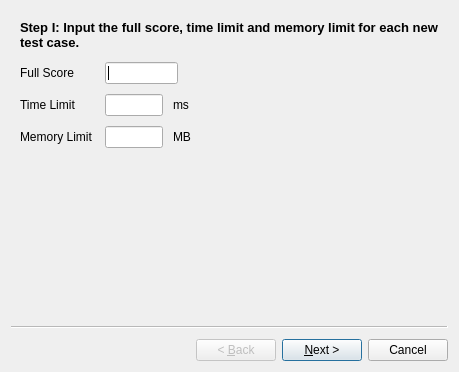
<?xml version="1.0" encoding="UTF-8"?>
<ui version="4.0">
 <class>AddTestCasesWizard</class>
 <widget class="QWizard" name="AddTestCasesWizard">
  <property name="geometry">
   <rect>
    <x>0</x>
    <y>0</y>
    <width>459</width>
    <height>372</height>
   </rect>
  </property>
  <property name="minimumSize">
   <size>
    <width>459</width>
    <height>372</height>
   </size>
  </property>
  <property name="windowTitle">
   <string>Add Test Cases</string>
  </property>
  <widget class="QWizardPage" name="wizardPage1">
   <layout class="QVBoxLayout" name="verticalLayout">
    <property name="spacing">
     <number>12</number>
    </property>
    <item>
     <widget class="QLabel" name="stepOneLabel">
      <property name="styleSheet">
       <string notr="true">font-size: 10pt;
font-weight: bold;</string>
      </property>
      <property name="text">
       <string>Step I: Input the full score, time limit and memory limit for each new test case.</string>
      </property>
      <property name="wordWrap">
       <bool>true</bool>
      </property>
     </widget>
    </item>
    <item>
     <layout class="QGridLayout" name="gridLayout">
      <property name="horizontalSpacing">
       <number>12</number>
      </property>
      <property name="verticalSpacing">
       <number>10</number>
      </property>
      <item row="0" column="0">
       <widget class="QLabel" name="fullScoreLabel">
        <property name="styleSheet">
         <string notr="true">font-size: 9pt;
</string>
        </property>
        <property name="text">
         <string>Full Score</string>
        </property>
       </widget>
      </item>
      <item row="0" column="1">
       <layout class="QHBoxLayout" name="horizontalLayout_3">
        <item>
         <widget class="QLineEdit" name="fullScore">
          <property name="minimumSize">
           <size>
            <width>73</width>
            <height>22</height>
           </size>
          </property>
          <property name="maximumSize">
           <size>
            <width>73</width>
            <height>22</height>
           </size>
          </property>
          <property name="styleSheet">
           <string notr="true">font-size:9pt;</string>
          </property>
         </widget>
        </item>
        <item>
         <spacer name="horizontalSpacer">
          <property name="orientation">
           <enum>Qt::Horizontal</enum>
          </property>
          <property name="sizeHint" stdset="0">
           <size>
            <width>40</width>
            <height>20</height>
           </size>
          </property>
         </spacer>
        </item>
       </layout>
      </item>
      <item row="1" column="0">
       <widget class="QLabel" name="timeLimitLabel">
        <property name="styleSheet">
         <string notr="true">font-size: 9pt;
</string>
        </property>
        <property name="text">
         <string>Time Limit</string>
        </property>
       </widget>
      </item>
      <item row="1" column="1">
       <layout class="QHBoxLayout" name="horizontalLayout_2">
        <property name="spacing">
         <number>10</number>
        </property>
        <item>
         <widget class="QLineEdit" name="timeLimit">
          <property name="minimumSize">
           <size>
            <width>58</width>
            <height>22</height>
           </size>
          </property>
          <property name="maximumSize">
           <size>
            <width>58</width>
            <height>22</height>
           </size>
          </property>
          <property name="styleSheet">
           <string notr="true">font-size:9pt;</string>
          </property>
         </widget>
        </item>
        <item>
         <widget class="QLabel" name="msLabel">
          <property name="styleSheet">
           <string notr="true">font-size: 9pt;
</string>
          </property>
          <property name="text">
           <string>ms</string>
          </property>
         </widget>
        </item>
        <item>
         <spacer name="horizontalSpacer_2">
          <property name="orientation">
           <enum>Qt::Horizontal</enum>
          </property>
          <property name="sizeHint" stdset="0">
           <size>
            <width>40</width>
            <height>20</height>
           </size>
          </property>
         </spacer>
        </item>
       </layout>
      </item>
      <item row="2" column="0">
       <widget class="QLabel" name="memoryLimitLabel">
        <property name="styleSheet">
         <string notr="true">font-size: 9pt;
</string>
        </property>
        <property name="text">
         <string>Memory Limit</string>
        </property>
       </widget>
      </item>
      <item row="2" column="1">
       <layout class="QHBoxLayout" name="horizontalLayout">
        <property name="spacing">
         <number>10</number>
        </property>
        <item>
         <widget class="QLineEdit" name="memoryLimit">
          <property name="minimumSize">
           <size>
            <width>58</width>
            <height>22</height>
           </size>
          </property>
          <property name="maximumSize">
           <size>
            <width>58</width>
            <height>22</height>
           </size>
          </property>
          <property name="styleSheet">
           <string notr="true">font-size:9pt;</string>
          </property>
         </widget>
        </item>
        <item>
         <widget class="QLabel" name="mbLabel">
          <property name="styleSheet">
           <string notr="true">font-size: 9pt;
</string>
          </property>
          <property name="text">
           <string>MB</string>
          </property>
         </widget>
        </item>
        <item>
         <spacer name="horizontalSpacer_3">
          <property name="orientation">
           <enum>Qt::Horizontal</enum>
          </property>
          <property name="sizeHint" stdset="0">
           <size>
            <width>40</width>
            <height>20</height>
           </size>
          </property>
         </spacer>
        </item>
       </layout>
      </item>
     </layout>
    </item>
    <item>
     <spacer name="verticalSpacer">
      <property name="orientation">
       <enum>Qt::Vertical</enum>
      </property>
      <property name="sizeHint" stdset="0">
       <size>
        <width>20</width>
        <height>141</height>
       </size>
      </property>
     </spacer>
    </item>
   </layout>
  </widget>
  <widget class="QWizardPage" name="wizardPage2">
   <layout class="QVBoxLayout" name="verticalLayout_3">
    <property name="spacing">
     <number>10</number>
    </property>
    <item>
     <widget class="QLabel" name="stepTwoLabel">
      <property name="styleSheet">
       <string notr="true">font-size: 10pt;
font-weight: bold;</string>
      </property>
      <property name="text">
       <string>Step II: Input patterns for input files and output files. You can use argument &lt;1&gt;, &lt;2&gt;, etc. to represent a regular expression. Input and output files will in the same test case when their matched parts of checked expressions are identical.</string>
      </property>
      <property name="wordWrap">
       <bool>true</bool>
      </property>
     </widget>
    </item>
    <item>
     <layout class="QGridLayout" name="gridLayout_2">
      <property name="horizontalSpacing">
       <number>12</number>
      </property>
      <property name="verticalSpacing">
       <number>9</number>
      </property>
      <item row="0" column="0">
       <widget class="QLabel" name="inputFilesPatternLabel">
        <property name="styleSheet">
         <string notr="true">font-size: 9pt;
</string>
        </property>
        <property name="text">
         <string>Input Files Pattern</string>
        </property>
       </widget>
      </item>
      <item row="0" column="1">
       <widget class="QLineEdit" name="inputFilesPattern">
        <property name="styleSheet">
         <string notr="true">font-size:9pt;</string>
        </property>
       </widget>
      </item>
      <item row="1" column="0">
       <widget class="QLabel" name="outputFilesPatternLabel">
        <property name="styleSheet">
         <string notr="true">font-size: 9pt;
</string>
        </property>
        <property name="text">
         <string>Output Files Pattern</string>
        </property>
       </widget>
      </item>
      <item row="1" column="1">
       <widget class="QLineEdit" name="outputFilesPattern">
        <property name="styleSheet">
         <string notr="true">font-size:9pt;</string>
        </property>
       </widget>
      </item>
     </layout>
    </item>
    <item>
     <layout class="QHBoxLayout" name="horizontalLayout_4">
      <property name="spacing">
       <number>10</number>
      </property>
      <item>
       <widget class="QTableWidget" name="argumentList">
        <property name="styleSheet">
         <string notr="true">font-size: 9pt;</string>
        </property>
        <property name="selectionMode">
         <enum>QAbstractItemView::SingleSelection</enum>
        </property>
        <attribute name="horizontalHeaderHighlightSections">
         <bool>false</bool>
        </attribute>
        <attribute name="horizontalHeaderMinimumSectionSize">
         <number>70</number>
        </attribute>
        <attribute name="horizontalHeaderStretchLastSection">
         <bool>true</bool>
        </attribute>
        <attribute name="verticalHeaderVisible">
         <bool>false</bool>
        </attribute>
        <attribute name="verticalHeaderDefaultSectionSize">
         <number>25</number>
        </attribute>
        <attribute name="verticalHeaderMinimumSectionSize">
         <number>25</number>
        </attribute>
        <column>
         <property name="text">
          <string>Argument</string>
         </property>
         <property name="font">
          <font>
           <pointsize>9</pointsize>
          </font>
         </property>
        </column>
        <column>
         <property name="text">
          <string>Regular Expression</string>
         </property>
         <property name="font">
          <font>
           <pointsize>9</pointsize>
          </font>
         </property>
        </column>
       </widget>
      </item>
      <item>
       <layout class="QVBoxLayout" name="verticalLayout_2">
        <item>
         <spacer name="verticalSpacer_2">
          <property name="orientation">
           <enum>Qt::Vertical</enum>
          </property>
          <property name="sizeHint" stdset="0">
           <size>
            <width>20</width>
            <height>40</height>
           </size>
          </property>
         </spacer>
        </item>
        <item>
         <widget class="QToolButton" name="addArgumentButton">
          <property name="minimumSize">
           <size>
            <width>27</width>
            <height>27</height>
           </size>
          </property>
          <property name="maximumSize">
           <size>
            <width>27</width>
            <height>27</height>
           </size>
          </property>
          <property name="text">
           <string/>
          </property>
          <property name="icon">
           <iconset resource="resource.qrc">
            <normaloff>:/icon/add.png</normaloff>:/icon/add.png</iconset>
          </property>
         </widget>
        </item>
        <item>
         <widget class="QToolButton" name="deleteArgumentButton">
          <property name="minimumSize">
           <size>
            <width>27</width>
            <height>27</height>
           </size>
          </property>
          <property name="maximumSize">
           <size>
            <width>27</width>
            <height>27</height>
           </size>
          </property>
          <property name="text">
           <string/>
          </property>
          <property name="icon">
           <iconset resource="resource.qrc">
            <normaloff>:/icon/rod.png</normaloff>:/icon/rod.png</iconset>
          </property>
         </widget>
        </item>
        <item>
         <spacer name="verticalSpacer_3">
          <property name="orientation">
           <enum>Qt::Vertical</enum>
          </property>
          <property name="sizeHint" stdset="0">
           <size>
            <width>20</width>
            <height>40</height>
           </size>
          </property>
         </spacer>
        </item>
       </layout>
      </item>
     </layout>
    </item>
   </layout>
  </widget>
  <widget class="QWizardPage" name="wizardPage3">
   <layout class="QVBoxLayout" name="verticalLayout_4">
    <property name="spacing">
     <number>10</number>
    </property>
    <item>
     <widget class="QLabel" name="stepThreeLabel">
      <property name="styleSheet">
       <string notr="true">font-size: 10pt;
font-weight: bold;</string>
      </property>
      <property name="text">
       <string>Step III: Preview the result and finish the wizard.</string>
      </property>
      <property name="wordWrap">
       <bool>true</bool>
      </property>
     </widget>
    </item>
    <item>
     <widget class="QTreeWidget" name="testCasesViewer">
      <property name="columnCount">
       <number>2</number>
      </property>
      <attribute name="headerVisible">
       <bool>false</bool>
      </attribute>
      <column>
       <property name="text">
        <string notr="true">1</string>
       </property>
      </column>
      <column>
       <property name="text">
        <string notr="true">2</string>
       </property>
      </column>
     </widget>
    </item>
   </layout>
  </widget>
 </widget>
 <resources>
  <include location="resource.qrc"/>
 </resources>
 <connections/>
</ui>
